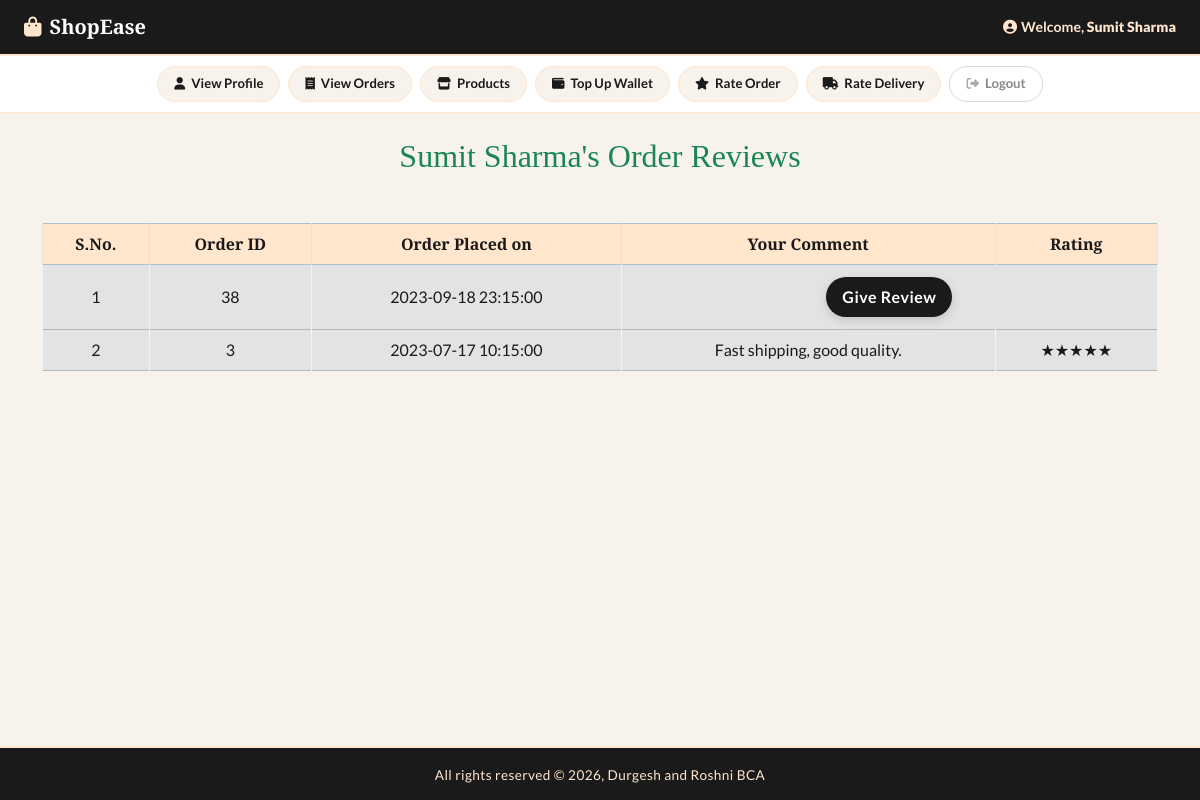
Page /customer_mode/profile_page.php?customer_id=3&rate_order on the committed database.
### tables this page shows
CREATE TABLE IF NOT EXISTS customer (
        customerID INT AUTO_INCREMENT PRIMARY KEY, 
    first_name VARCHAR(50) NOT NULL,  
    last_name VARCHAR(50),
    address_street VARCHAR(100) NOT NULL,  
        address_city VARCHAR(50) NOT NULL,
        address_state VARCHAR(50) NOT NULL,
    pincode INT NOT NULL,
    phone_no BIGINT UNIQUE NOT NULL,  
    email VARCHAR(100) UNIQUE NOT NULL,
    password VARCHAR(50) NOT NULL,
    dob DATE NOT NULL,
    age INT DEFAULT 0,  
    gender VARCHAR(10)
);

CREATE TABLE IF NOT EXISTS `order` (
        orderID INT AUTO_INCREMENT PRIMARY KEY,
    status VARCHAR(20) NOT NULL DEFAULT "Confirmed",  
    total_price DECIMAL(10, 2) NOT NULL,
    time TIMESTAMP NOT NULL DEFAULT CURRENT_TIMESTAMP,
    location VARCHAR(255) NOT NULL,
    agentPayment INT NOT NULL DEFAULT 50,
    customerID INT NOT NULL,
    agentID INT NOT NULL,
    FOREIGN KEY (customerID) REFERENCES customer(customerID),  
    FOREIGN KEY (agentID) REFERENCES deliveryAgent(agentID)  
);

CREATE TABLE IF NOT EXISTS ProductReview (
    productReviewID INT NOT NULL, 
    orderID INT NOT NULL,
    customerID INT NOT NULL,
    comment TEXT,
    rating INT DEFAULT 5 CHECK (rating >= 1 AND rating <= 5),
    FOREIGN KEY (orderID) REFERENCES `order`(orderID) ON DELETE CASCADE,
    FOREIGN KEY (customerID) REFERENCES customer(customerID) ON DELETE CASCADE
     
);

### includes/customer_topnav.php (the view, shortened to what this page needs)
<div class="app-topbar">
    <a href="index.php?customer_id=<?php echo $cust_id; ?>" class="brand">
        <i class="fas fa-shopping-bag"></i> ShopEase
    </a>
    <div class="topbar-right">
        <span class="welcome-text"><i class="fas fa-user-circle me-1"></i>Welcome, <strong><?php echo $cust_name; ?></strong></span>
    </div>
</div>
<div class="app-action-nav">
    <a href="profile_page.php?customer_id=<?php echo $cust_id; ?>" class="app-nav-btn">
        <i class="fas fa-user"></i> View Profile
    </a>
    <a href="view_orders.php?customer_id=<?php echo $cust_id; ?>" class="app-nav-btn">
        <i class="fas fa-receipt"></i> View Orders
    </a>
    <a href="index.php?customer_id=<?php echo $cust_id; ?>" class="app-nav-btn">
        <i class="fas fa-store"></i> Products
    </a>
    <a href="top_up.php?customer_id=<?php echo $cust_id; ?>" class="app-nav-btn">
        <i class="fas fa-wallet"></i> Top Up Wallet
    </a>
    <a href="rate_order.php?customer_id=<?php echo $cust_id; ?>" class="app-nav-btn">
        <i class="fas fa-star"></i> Rate Order
    </a>
    <a href="rate_delivery.php?customer_id=<?php echo $cust_id; ?>" class="app-nav-btn">
        <i class="fas fa-truck"></i> Rate Delivery
    </a>
    <a href="../start.php" class="app-nav-btn logout-btn">
        <i class="fas fa-sign-out-alt"></i> Logout
    </a>
</div>

### customer_mode/rate_order.php (shortened to what this page needs)
<?php
$fetch_orders = "SELECT * FROM `order` WHERE customerID = $cust_id AND status = 'Delivered' ORDER BY orderID DESC;";
$result_fetch = mysqli_query($con, $fetch_orders);
$num_of_rows = mysqli_num_rows($result_fetch);
if ($num_of_rows == 0) {
    echo "<h2 class='text-center text-danger'> No orders have been delivered to you yet! </h2>";
} else {
    ?>
    <h2 class="text-center text-success">
        <?php echo "$cust_name's Order Reviews"; ?>
    </h2>
    <table class="table table-bordered mt-5">
        <thead class="table-info text-center text-white">
            <tr>
                <th>S.No.</th>
                <th>Order ID</th>
                <th>Order Placed on</th>
                <th>Your Comment</th>
                <th>Rating</th>
            </tr>
        </thead>
        <tbody class="table-secondary text-white">
            <?php
            $number = 0;
            while ($fetch_row = mysqli_fetch_assoc($result_fetch)) {
                $order_id = $fetch_row["orderID"];
                $order_time = $fetch_row["time"];
                $number++;
                $isReview = "Yes";
                $search_review = "SELECT * FROM ProductReview WHERE orderID = '$order_id' AND customerID = '$cust_id';";
                $result_review = mysqli_query($con, $search_review);
                $num_of_rows = mysqli_num_rows($result_review);
                if ($num_of_rows == 0) {
                    $isReview = "No";
                } else {
                    $row_review = mysqli_fetch_assoc($result_review);
                    $comment = $row_review['comment'];
                    $rating = $row_review['rating'];
                }
                ?>
                <tr class='text-center align-middle'>
                    <?php if ($isReview == "Yes") { ?>
                        <td>
                            <?php echo "$number"; ?>
                        </td>
                        <td>
                            <?php echo "$order_id"; ?>
                        </td>
                        <td>
                            <?php echo "$order_time"; ?>
                        </td>
                        <td>
                            <?php echo "$comment"; ?>
                        </td>
                        <td>
                            <?php
                            $stars = '';
                            $filledStars = intval($rating);
                            for ($i = 0; $i < $filledStars; $i++) {
                                $stars .= '★';
                            }
                            echo "$stars";
                            ?>
                        </td>
                    <?php } else { ?>
                        <td>
                            <?php echo "$number"; ?>
                        </td>
                        <td>
                            <?php echo "$order_id"; ?>
                        </td>
                        <td>
                            <?php echo "$order_time"; ?>
                        </td>
                        <td colspan="2">
                            <form action='profile_page.php?customer_id=<?php echo "$cust_id"; ?>&give_oreview&order_id=<?php echo "$order_id";?>' method="post">
                                <button type="submit" class="btn btn-pastel my-1 px-3" name="submit_review">Give Review</button>
                            </form>
                        </td>
                    <?php }
                    ?>
                </tr>
                <?php
            }
            ?>
        </tbody>
    </table>
    <?php
}
?>

### style.css (style rules this page uses)
* { margin: 0; padding: 0; box-sizing: border-box; }
body { background-color: #F7F2EB; font-family: 'Lato', sans-serif; color: #1A1A1A; }
.app-topbar { background: #1A1A1A; border-bottom: 2px solid #FFE6CD; padding: 12px 24px; display: flex; align-items: center; justify-content: space-between; box-shadow: 0 2px 10px rgba(0,0,0,0.18); flex-wrap: wrap; gap: 10px; }
.app-topbar .brand { font-family: 'Playfair Display', serif; font-size: 1.25rem; font-weight: 700; color: #FFFFFF; text-decoration: none; display: flex; align-items: center; gap: 8px; }
.app-topbar .brand i { color: #FFE6CD; }
.app-topbar .topbar-right { display: flex; align-items: center; gap: 18px; font-size: 0.88rem; }
.app-topbar .welcome-text { color: #FFE6CD; font-size: 0.88rem; font-weight: 600; }
.app-action-nav { background: #FFFFFF; border-bottom: 1px solid #FFE6CD; padding: 10px 20px; display: flex; flex-wrap: wrap; gap: 8px; justify-content: center; align-items: center; }
.app-nav-btn { display: inline-flex; align-items: center; gap: 6px; padding: 7px 16px; border-radius: 20px; font-size: 0.82rem; font-weight: 600; color: #1A1A1A; background: #F7F2EB; border: 1.5px solid #FFE6CD; text-decoration: none; transition: all 0.2s ease; white-space: nowrap; cursor: pointer; }
.app-nav-btn i { font-size: 0.78rem; color: #1A1A1A; }
.app-nav-btn.logout-btn { background: #FFFFFF; border-color: #e0d8d0; color: #888; }
.app-nav-btn.logout-btn i { color: #aaa; }
.btn-pastel, .btn-info { background: #1A1A1A !important; color: #FFFFFF !important; border: none !important; border-radius: 25px; padding: 8px 28px; font-weight: 600; letter-spacing: 0.5px; transition: all 0.3s ease; box-shadow: 0 3px 10px rgba(0,0,0,0.15); }
h1, h2, h3 { font-family: 'Playfair Display', serif; color: #1A1A1A; }
table { background: #FFFFFF; }
.table th { background: #FFE6CD; color: #1A1A1A; font-family: 'Playfair Display', serif; border-color: #e8dfd5; }
.table td { border-color: #F7F2EB; color: #1A1A1A; }

### customer_mode/profile_page.php (style rules this page uses)
body { background: #F7F2EB; overflow-x: hidden; }

### includes/footer.php (style rules this page uses)
body { margin: 0; padding: 0; min-height: 100vh; position: relative; }

### rows in the picture
customer: cust_name "Sumit Sharma"
order: orderID "38", time "2023-09-18 23:15:00"
order: orderID "3", time "2023-07-17 10:15:00", productreview.comment "Fast shipping, good quality.", stars "★★★★★"
